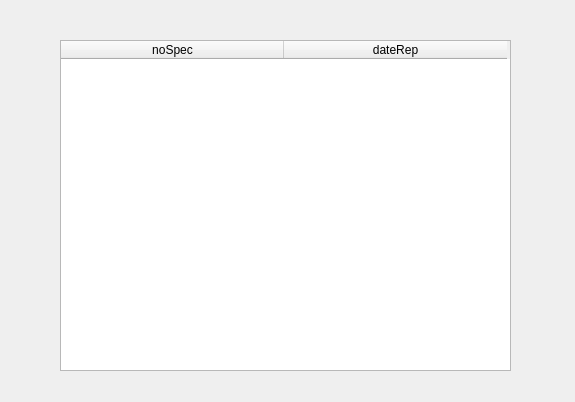
<?xml version="1.0" encoding="UTF-8"?>
<ui version="4.0">
 <class>AppFctComp5</class>
 <widget class="QDialog" name="AppFctComp5">
  <property name="geometry">
   <rect>
    <x>0</x>
    <y>0</y>
    <width>575</width>
    <height>402</height>
   </rect>
  </property>
  <property name="windowTitle">
   <string>Les représentations sans places réservées</string>
  </property>
  <widget class="QLabel" name="label_fct_comp_5">
   <property name="geometry">
    <rect>
     <x>140</x>
     <y>10</y>
     <width>258</width>
     <height>16</height>
    </rect>
   </property>
   <property name="text">
    <string/>
   </property>
  </widget>
  <widget class="QTableWidget" name="table_fct_comp_5">
   <property name="geometry">
    <rect>
     <x>60</x>
     <y>40</y>
     <width>451</width>
     <height>331</height>
    </rect>
   </property>
   <property name="autoFillBackground">
    <bool>false</bool>
   </property>
   <property name="lineWidth">
    <number>1</number>
   </property>
   <property name="autoScroll">
    <bool>true</bool>
   </property>
   <property name="showDropIndicator" stdset="0">
    <bool>true</bool>
   </property>
   <property name="cornerButtonEnabled">
    <bool>true</bool>
   </property>
   <attribute name="horizontalHeaderVisible">
    <bool>true</bool>
   </attribute>
   <attribute name="horizontalHeaderCascadingSectionResizes">
    <bool>false</bool>
   </attribute>
   <attribute name="horizontalHeaderDefaultSectionSize">
    <number>223</number>
   </attribute>
   <attribute name="verticalHeaderVisible">
    <bool>false</bool>
   </attribute>
   <column>
    <property name="text">
     <string>noSpec</string>
    </property>
   </column>
   <column>
    <property name="text">
     <string>dateRep</string>
    </property>
   </column>
  </widget>
 </widget>
 <resources/>
 <connections/>
</ui>
